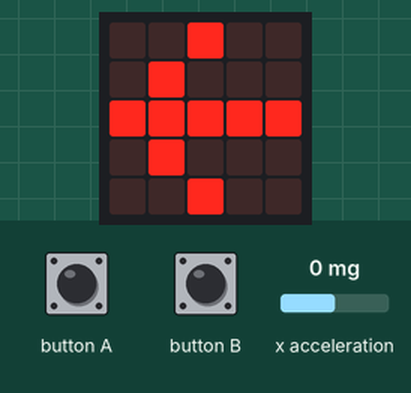
Recording of a program running on a simulated BBC micro:bit running MicroPython. Shown: the board's 5×5 LED display. The test bench sets the inputs (shaded band); at power-on: x acceleration 0 mg. Random numbers come from a fixed seed.

Above: at 1.2 s.
1.3 s: button A pressed for 0.15 s
2.0 s: x acceleration set to -276 mg
5.0 s: x acceleration set to -318 mg
At 5.4 s:
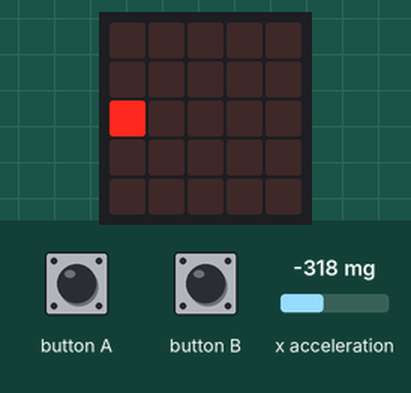
8.0 s: x acceleration set to 0 mg
At 9.0 s:
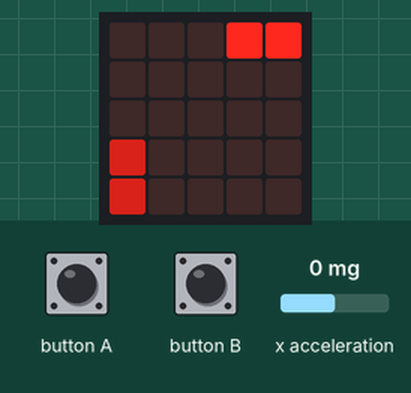
11.0 s: x acceleration set to -1440 mg
At 12.0 s:
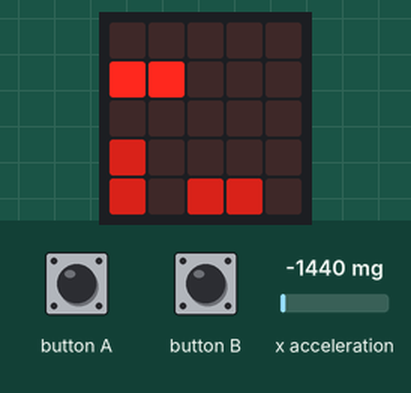
12.8 s: x acceleration set to 750 mg
At 13.6 s:
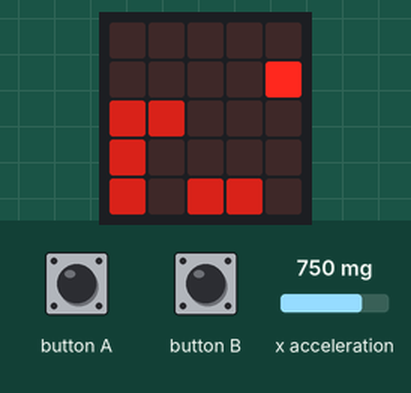

The program:

tetris_motion.py
```python
from microbit import *
import random


class GameOverException(Exception):
    pass


class Piece():
    def __init__(self, x, y, width):
        self.width = width
        self.x = min(max(0, x), 5 - self.width)
        self.y = y

    def move_left(self):
        self.x = max(0, self.x - 1)

    def move_right(self):
        self.x = min(5 - self.width, self.x + 1)

    def drop(self):
        self.y += 1

    def draw(self):
        for i in range(self.width):
            display.set_pixel(self.x + i, self.y, 9)


class Screen():
    def __init__(self):
        self.lines = [[0 for _ in range(5)] for _ in range(5)]

    def can_drop(self, piece):
        if piece.y == 4:
            return False
        elif any([self.lines[piece.y+1][piece.x + w] > 0
                  for w in range(piece.width)]):
            return False
        return True

    def can_move_left(self, piece):
        new_x = max(0, piece.x - 1)
        if self.lines[piece.y][new_x] > 0:
            return False
        return True

    def can_move_right(self, piece):
        new_x = min(4, piece.x + 1)
        if self.lines[piece.y][new_x] > 0:
            return False
        return True

    def add_piece(self, piece):
        for w in range(piece.width):
            self.lines[piece.y][piece.x + w] = 5

    def remove_full_lines(self):
        removed_lines = 0
        for row in range(4, -1, -1):
            while all([pixel > 0 for pixel in self.lines[row]]):
                for brightness in (0, 9, 0, 9, 0, 9):
                    for x in range(5):
                        display.set_pixel(x, row, brightness)
                        sleep(10)
                self.lines.pop(row)
                self.lines.insert(0, [0 for _ in range(5)])
                removed_lines = removed_lines + 1
        return removed_lines

    def draw(self):
        for row in range(5):
            for col in range(5):
                display.set_pixel(col, row, self.lines[row][col])


class Game(object):
    def __init__(self):
        self.screen = Screen()
        self.piece = None
        self.delay = 100

    def new_piece(self):
        self.piece = Piece(random.randint(0, 4), 0, random.randint(1, 2))

    def draw(self):
        self.screen.draw()
        self.piece.draw()

    def loop(self):
        while True:
            self.new_piece()
            self.draw()
            while True:
                for _ in range(5):
                    if accelerometer.get_x() < -300:
                        if self.screen.can_move_left(self.piece):
                            self.piece.move_left()
                            self.draw()
                    if accelerometer.get_x() > 300:
                        if self.screen.can_move_right(self.piece):
                            self.piece.move_right()
                            self.draw()
                    #if button_a.was_pressed():
                        #self.piece.rotate()
                        #self.draw()
                    #if button_b.was_pressed():
                        #self.piece.rotate()
                        #self.draw()
                    sleep(self.delay)
                if self.screen.can_drop(self.piece):
                    self.piece.drop()
                    self.draw()
                elif self.piece.y == 0:
                    raise GameOverException()
                else:
                    break
            self.screen.add_piece(self.piece)
            removed_lines = self.screen.remove_full_lines()
            if removed_lines:
                self.delay = self.delay * 0.9


while True:
    # wait for player
    idle_counter = 0
    while not button_a.was_pressed() and not button_b.was_pressed():
        sleep(250)
        idle_counter = idle_counter - 1
        if idle_counter < 0:
            idle_counter = 120
            for _ in range(10):
                display.show(Image.ARROW_W)
                sleep(50)
                display.clear()
                sleep(50)
            sleep(500)
            for _ in range(10):
                display.show(Image.ARROW_E)
                sleep(50)
                display.clear()
                sleep(50)
    del idle_counter

    # intro animation
    for i in range(25):
        display.set_pixel(i % 5, int(i / 5), 9)
        sleep(25)
    for i in range(25):
        display.set_pixel(i % 5, int(i / 5), 0)
        sleep(25)

    # run game
    g = Game()
    try:
        g.loop()
    except GameOverException:
        for i in range(25):
            display.set_pixel(i % 5, int(i / 5), 9)
            sleep(25)
        for i in range(25):
            display.set_pixel(i % 5, int(i / 5), 0)
            sleep(25)
        display.scroll('GAME OVER!')
```

Measured:
- the behaviour switches between -300 and -301 mg on x acceleration (found by bisection; images 0 and 1)
- what the display in image 1 shows lasts 0.5 s, from 5.1 s to 5.6 s
